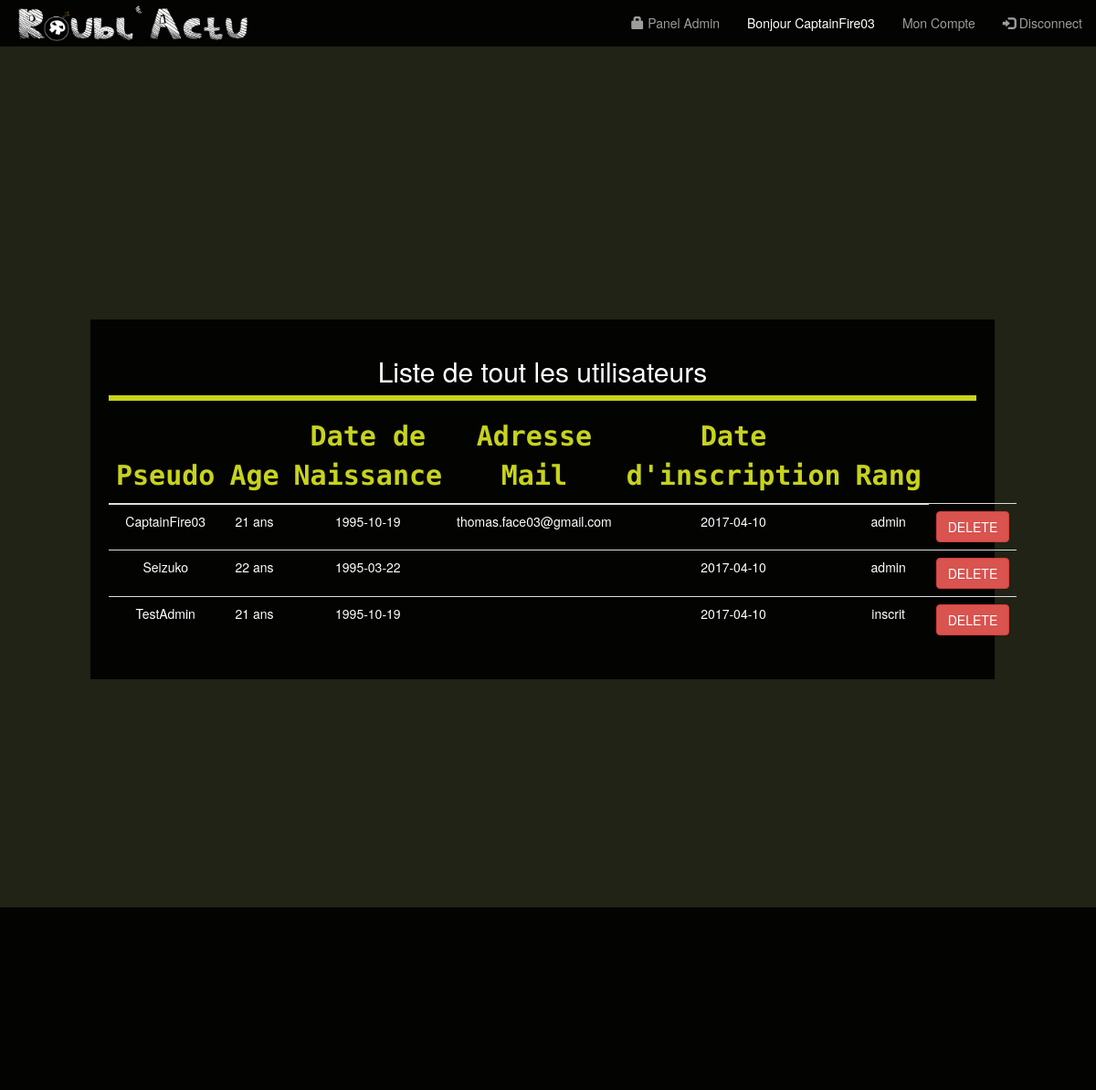
The page /admin.php?p=users.index (signed in) on the database its author committed.
### tables this page shows
CREATE TABLE `users` (
  `id` int(11) NOT NULL,
  `name` varchar(20) NOT NULL,
  `password` varchar(50) NOT NULL,
  `date_de_naissance` date NOT NULL,
  `mail` varchar(100) NOT NULL,
  `date_inscription` date NOT NULL,
  `membre_rang` enum('visiteur','inscrit','modo','admin') DEFAULT 'inscrit',
  `image` varchar(255) NOT NULL,
  `message` int(11) NOT NULL
);

### app/App.php (called while the page is built, shortened)
<?php
class App
{
	private static $_instance;
	private $db_instance;
	public static function load()
	{
		require ROOT.'/app/Autoloader.php';
		require ROOT.'/core/Autoloader.php';
	}
	public static function getInstance(){
		if (is_null(self::$_instance)){
			self::$_instance = new App();
		}
		return self::$_instance;
	}
	public function getTable($name){
		return new $class_name($this->getDb());
	}
	public function getDb(){
		$config = Config::getInstance(ROOT.'/config/config.php');
		if (is_null($this->db_instance)){
				$this->db_instance = new MysqlDatabase(
					$config->get('db_name'),
					$config->get('db_user'),
					$config->get('db_pass'),
					$config->get('db_host'));
		}
		return $this->db_instance;
	}
}

### app/Autoloader.php (called while the page is built, shortened)
<?php
class Autoloader
{
		static function autoload($class)
		{
			if(strpos($class, __NAMESPACE__.'\\') === 0){
				$class = str_replace(__NAMESPACE__.'\\', '', $class);
				$class = str_replace('\\', '/', $class);
			}
		}
}

### core/Autoloader.php (called while the page is built, shortened)
<?php
class Autoloader
{
		static function autoload($class)
		{
			if(strpos($class, __NAMESPACE__.'\\') === 0){
				$class = str_replace(__NAMESPACE__.'\\', '', $class);
				$class = str_replace('\\', '/', $class);
			}
		}
}

### core/Config.php (called while the page is built, shortened)
<?php
class Config
{
	private static $_instance;
	private $settings = [];
	public static function getInstance($file){
		if(is_null(self::$_instance)){
			self::$_instance = new Config($file);
		}
		return self::$_instance;
	}
	public function __construct($file){
		$this->settings = require($file);
	}
	public function get($key){
		return $this->settings[$key];
	}
}

### config/config.php (called while the page is built)
<?php
return array(
	"db_user" => "root",
	"db_pass" => "",
	"db_name" => "newapp",
	"db_host" => "localhost"
	);

### core/Table/Table.php (called while the page is built, shortened)
<?php
class Table
{
	protected $db;
	protected $table;
	public function __construct(Database $db){
		$this->db = $db;
		if(is_null($this->table)){
		$parts = explode('\\', get_class($this));
		$class_name = end($parts);
		$this->table = strtolower(str_replace('Table', '', $class_name)).'s';
		}
	}
	public function all(){
		return $this->query("
							SELECT *
							FROM ".$this->table."
							");
	}
	public function query($statement, $attributes = null, $one=false)
	{
		if ($attributes) {
			return $this->db->prepare(
				$statement,
				$attributes,
				str_replace('Table', 'Entity', get_class($this)),
				$one);
		}else{
			return $this->db->query(
				$statement,
				str_replace('Table', 'Entity', get_class($this)),
				$one);
		}
	}
}

### core/Database/MysqlDatabase.php (called while the page is built, shortened)
<?php
class MysqlDatabase extends Database
{
	private $db_name;
	private $db_user;
	private $db_pass;
	private $db_host;
	private $pdo;
	function __construct($db_name, $db_user='root', $db_pass='', $db_host='localhost')
	{
			$this->db_name= $db_name;
			$this->db_user= $db_user;
			$this->db_pass= $db_pass;
			$this->db_host= $db_host;
	}
	private function getPdo(){
		if($this->pdo === null){
		 	$pdo = new PDO('mysql:dbname='.$this->db_name.';host='.$this->db_host.';charset=UTF8',
		 	 			$this->db_user,
		 	 			$this->db_pass);
  			$pdo->setAttribute(	PDO::ATTR_ERRMODE,
  								PDO::ERRMODE_EXCEPTION);
  			$this->pdo = $pdo;
  		}
  		return $this->pdo;
	}
	public function query($statement, $class_name = null, $one= false){
		$req = $this->getPdo()->query($statement);
		if (is_null($class_name)) {
			$req->setFetchMode(PDO::FETCH_OBJ);
		}else{
			$req->setFetchMode(PDO::FETCH_CLASS, $class_name);
		}
		if ($one===false){
			$datas= $req->fetchAll();
		}else{
			$datas= $req->fetch();
		}
		return $datas;
	}
}

### app/Entity/UserEntity.php (called while the page is built, shortened)
<?php
class UserEntity extends Entity
{
	public function getAge()
	{
		return (int)((time()-strtotime($this->date_de_naissance))/(60*60*24*365)).' ans';
	}
}

### core/Entity/Entity.php (called while the page is built, shortened)
<?php
class Entity
{
	public function __get($key)
	{
		return $this->$key;
	}
}

### pages/admin/users/index.php (the view)
<?php
$utilisateurs = App::getInstance()->getTable('User')->all();
 ?>
<div class="row" style="width: 99%">
<div class="col-md-1"></div>
<div class="col-md-10" id="zoneAdmin">
 <h2 style=" border-bottom:6px solid  rgb(199,211,29); padding-bottom: 10px;">Liste de tout les utilisateurs</h2>
 <table class="table">
	<thead>
		<tr>
			<th class="description" style="text-align: center;">Pseudo</th>
			<th class="description" style="text-align: center;">Age</th>
			<th class="description" style="text-align: center;">Date de Naissance</th>
			<th class="description" style="text-align: center;">Adresse Mail</th>
			<th class="description" style="text-align: center;">Date d'inscription</th>
			<th class="description" style="text-align: center;">Rang</th>
		</tr>
	</thead>
	<tbody>
		<?php foreach ($utilisateurs as $utilisateur): ?>
			<tr>
				<td><?= $utilisateur->name ?></td>
				<td><?= $utilisateur->age ?></td>
				<td><?= $utilisateur->date_de_naissance ?></td>
				<td><?= $utilisateur->mail ?></td>
				<td><?= $utilisateur->date_inscription ?></td>
				<td><?= $utilisateur->membre_rang ?></td>
				<td>
					<form action="admin.php?p=users.delete" method="post">
						<button class="btn btn-danger" type="submit" value="<?=$utilisateur->id?>" name="id">DELETE</button>
					</form>
				</td>
			</tr>
		<?php endforeach ?>
	</tbody>
</table>
</div>
<div class="col-md-1"></div>

### web/css/style.css (style rules this page uses)
body { background-color: #202315; background-image: url(../img/header3.png); background-size: 100%; background-repeat: no-repeat; margin: 0; padding: 0; }
.row { margin: 0; padding: 0; }
#zoneAdmin { background-color: rgba(0,0,0,0.9); margin-bottom: 200px; padding: 20px; text-align: center; color: white; }
.description { color:rgb(199,211,29);font-family: 'Ubuntu Mono', monospace; font-size: 30px; border: none; }

### rows shown on the page
users: name "CaptainFire03", age "21 ans", date_de_naissance "1995-10-19", mail "thomas.face03@gmail.com", date_inscription "2017-04-10", membre_rang "admin", $utilisateur->id 1 (drawn)
users: name "Seizuko", age "22 ans", date_de_naissance "1995-03-22", date_inscription "2017-04-10", membre_rang "admin", $utilisateur->id 2 (drawn)
users: name "TestAdmin", age "21 ans", date_de_naissance "1995-10-19", date_inscription "2017-04-10", membre_rang "inscrit", $utilisateur->id 4 (drawn)

### other values the page prints
$_SESSION['Auth'] "CaptainFire03"
$connect "Disconnect"
